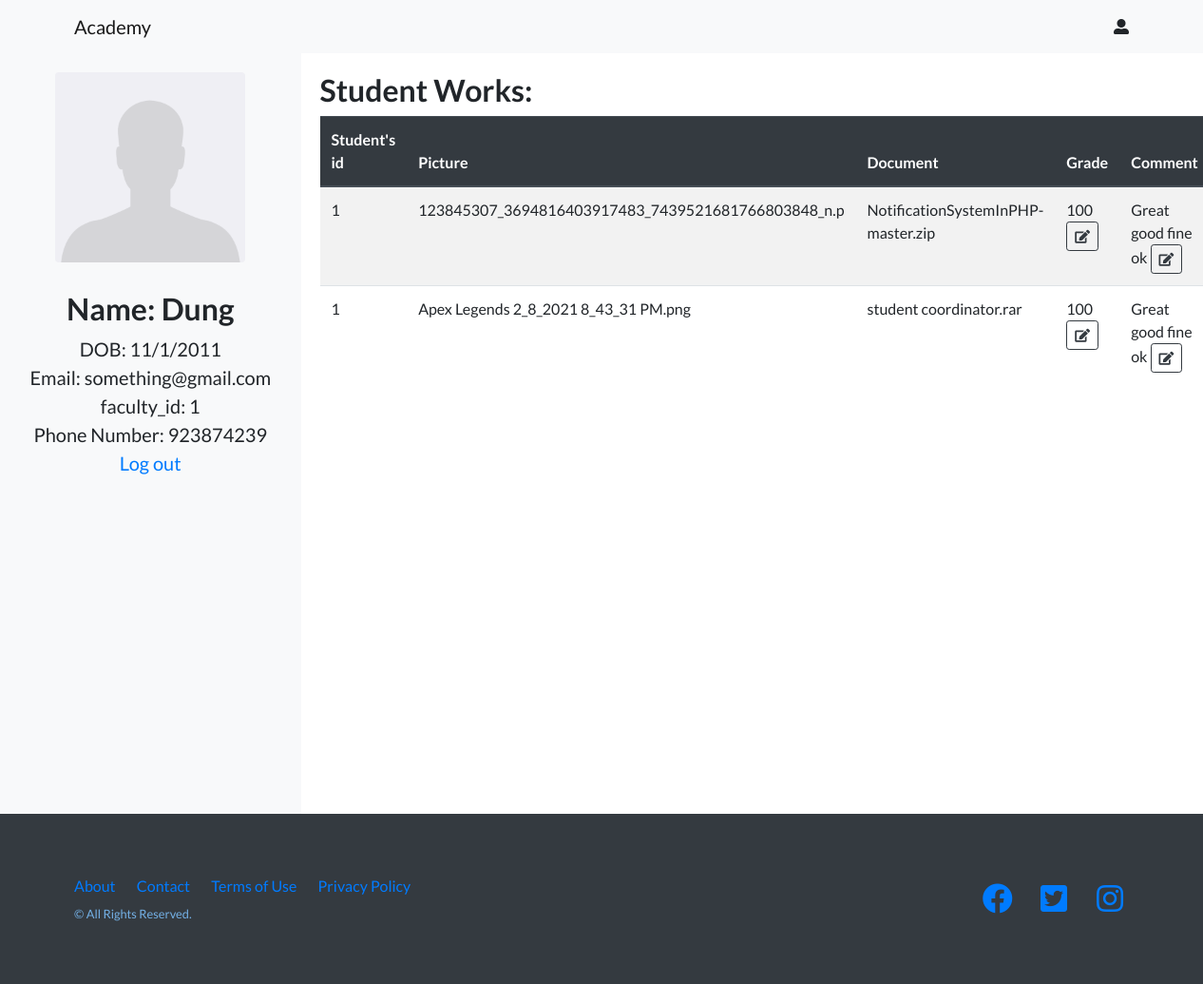
Page /CoordinatorHome.php (signed in) on the earlier database version.
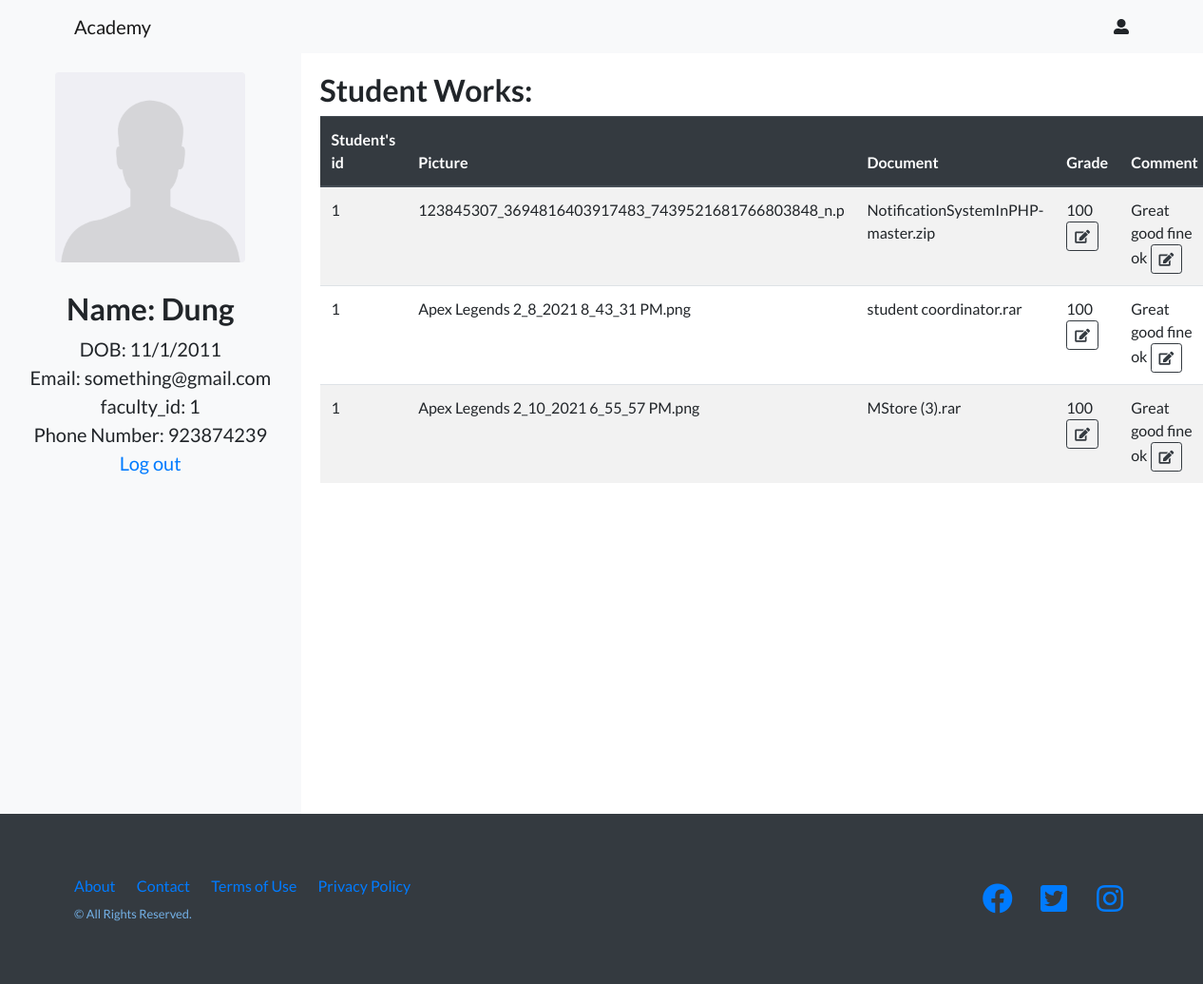
Same page on the later database version.
### tables this page shows
CREATE TABLE `user` (
  `user_id` int(11) NOT NULL,
  `faculty_id` int(11) NOT NULL,
  `username` varchar(20) NOT NULL,
  `password` varchar(20) NOT NULL,
  `user_role` varchar(20) NOT NULL,
  `user_email` varchar(40) NOT NULL
);

CREATE TABLE `post` (
  `post_id` int(11) NOT NULL,
  `user_id` int(11) NOT NULL,
  `term_id` int(11) DEFAULT NULL,
  `faculty_id` int(11) NOT NULL,
  `post_image` char(50) NOT NULL,
  `post_file` text NOT NULL,
  `post_content` text NOT NULL,
  `submit_date` datetime NOT NULL,
  `selected` tinyint(1) NOT NULL
);

### CoordinatorHome.php (the view, shortened to what this page needs)
<?php
	include("DatabaseConfig/dbConfig.php");
	if(!isset($_SESSION['id'])){
		echo "<script>window.open('login.php','_self')</script>";
	}else{
		$coordinator_session = $_SESSION['id'];
		$get_coordinator = "select * from user where username = '$coordinator_session'";
		$run_coordinator = mysqli_query($conn,$get_coordinator);
		$row_coordinator = mysqli_fetch_array($run_coordinator);
		$coordinator_name = $row_coordinator['username'];
		$coordinator_email = $row_coordinator['user_email'];
                $coordinator_faculty = $row_coordinator['faculty_id'];
 ?>
<!DOCTYPE html>
<html lang="en">
<head>
  <link href="vendor/bootstrap/css/bootstrap.min.css" rel="stylesheet">
  <link href="vendor/fontawesome-free/css/all.min.css" rel="stylesheet">
  <link href="vendor/simple-line-icons/css/simple-line-icons.css" rel="stylesheet" type="text/css">
  <link href="css/landing-page.css" rel="stylesheet">
  <link rel="stylesheet" href="css/style.css">
</head>
<body>
  <nav class="navbar navbar-light bg-light static-top">
    <div class="container">
      <a class="navbar-brand" href="#">Academy</a>
      <i class="fas fa-user-alt"></i>
    </div>
  </nav>
  <div class="grid-container">
    <div class="sidebar">
      <div class="text-center">
        <img src="img/avatar.png" class="rounded avatar mx-auto img-fluid" alt="...">
        <h2><?php echo"Name: ", $coordinator_name ?></h2>
        <div>DOB: 11/1/2011</div>
        <div><?php echo"Email: ",$coordinator_email ?></div>
        <div><?php echo"faculty_id: ",$coordinator_faculty ?></div>
        <div>Phone Number: 923874239</div>
        <a href="logout.php">Log out</a>
      </div>
    </div>
    <div class="content">
      <div class="content-stuff">
        <h2>Student Works:</h2>
        <table class="table table-striped table-hover">
            <thead class="thead-dark">
                <tr>
                    <th>Student's id</th>
                    <th>Picture</th>
                    <th>Document</th>
                    <th>Grade</th>
                    <th>Comment</th>
                </tr>
            </thead>
            <tbody>
              <?php
                $get_post = "select * from post where faculty_id = '$coordinator_faculty' ";
                $run_post = mysqli_query($conn,$get_post);
                while($row_post = mysqli_fetch_array($run_post)){
                  $student_id = $row_post['user_id'];
                  $post_image = $row_post['post_image'];
                  $post_file = $row_post['post_file'];
              ?>
              <tr>
                <td><?php echo $student_id ?></td>
                <td><?php echo $post_image ?></td>
                <td><?php echo $post_file ?></td>
                <td>100  <button class="btn btn-outline-dark btn-sm"><i class="fas fa-edit"></i></button></td>
                <td>Great good fine ok <button class="btn btn-outline-dark btn-sm"><i class="fas fa-edit"></i></button></td>
              </tr>
              <?php } ?>
            </tbody>
        </table>
      </div>
    </div>
  </div>
  <footer class="footer bg-dark">
    <div class="container">
      <div class="row">
        <div class="col-lg-6 h-100 text-center text-lg-left my-auto">
          <ul class="list-inline mb-2">
            <li class="list-inline-item">
              <a href="#">About</a>
            </li>
            <li class="list-inline-item">
              <a href="#">Contact</a>
            </li>
            <li class="list-inline-item">
              <a href="#">Terms of Use</a>
            </li>
            <li class="list-inline-item">
              <a href="#">Privacy Policy</a>
            </li>
          </ul>
          <p class="text-muted small mb-4 mb-lg-0">&copy; All Rights Reserved.</p>
        </div>
        <div class="col-lg-6 h-100 text-center text-lg-right my-auto">
          <ul class="list-inline mb-0">
            <li class="list-inline-item mr-3">
              <a href="#">
                <i class="fab fa-facebook fa-2x fa-fw"></i>
              </a>
            </li>
            <li class="list-inline-item mr-3">
              <a href="#">
                <i class="fab fa-twitter-square fa-2x fa-fw"></i>
              </a>
            </li>
            <li class="list-inline-item">
              <a href="#">
                <i class="fab fa-instagram fa-2x fa-fw"></i>
              </a>
            </li>
          </ul>
        </div>
      </div>
    </div>
  </footer>
</body>
</html>
<?php } ?>

### css/landing-page.css (style rules this page uses)
body { font-family: 'Lato', 'Helvetica Neue', Helvetica, Arial, sans-serif; }
h1, h2, h3, h4, h5, h6 { font-family: 'Lato', 'Helvetica Neue', Helvetica, Arial, sans-serif; font-weight: 700; }
.text-muted { color: #74b1e6!important; }
footer.footer { padding-top: 4rem; padding-bottom: 4rem; }

### css/style.css (style rules this page uses)
.grid-container { display: grid; grid-template-columns: 25% 75%; }
.sidebar { background-color: #F8F9FA; font-size: 1.25rem; min-height: 800px; }
.content { min-height: 800px; }
.content-stuff { margin-top: 20px; margin-left: 20px; }
.avatar { width: 200px; height: 200px; margin-top: 20px; margin-bottom: 30px; }

Differences in the rows shown:
added post: user "1", post_image "Apex Legends 2_10_2021 6_55_57 PM.png", post_file "MStore (3).rar"
